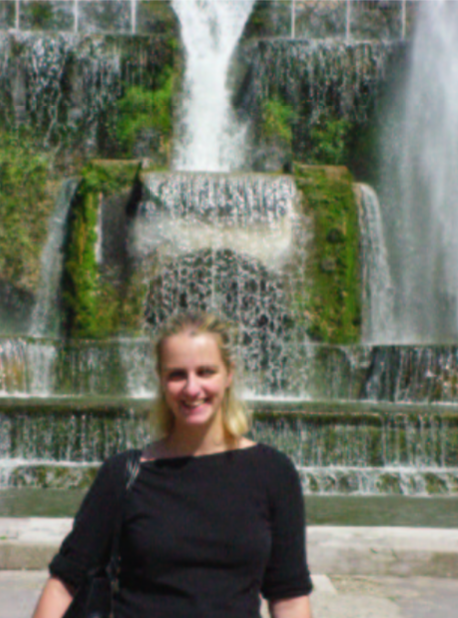
#> input picture photo.png, 458 x 618 px
$ jupyter execute InpaintingNotebook2.ipynb
#> lines starting #> are read from the running program, lines starting #| are printed output that depends on the picture; after the words box and inside, x2 and y2 are one past the last pixel; in counts of white or black regions, pixels touching at a corner belong together
[cell 1]
import cv2
import numpy as np
import matplotlib.pyplot as plt


image = cv2.imread("photo.png")
#> image is the input picture: shape (618, 458, 3); mean B, G, R 96.6, 110.3, 105.7

mask = cv2.imread("mask.png", cv2.IMREAD_GRAYSCALE)
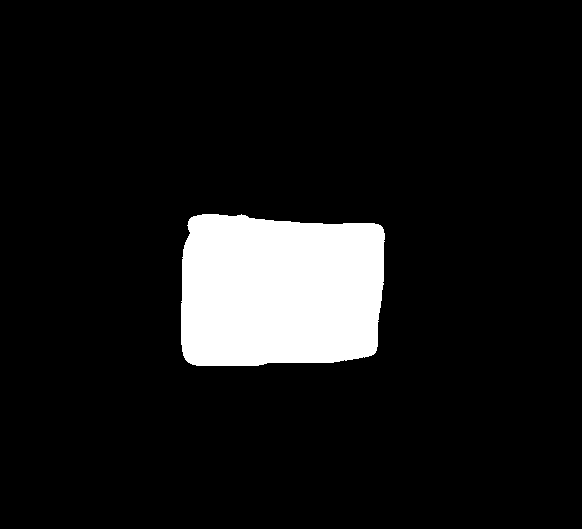
#> input picture mask.png, 582 x 529 px
#> mask: shape (529, 582); 9.2% white; 1 white region

contours, _ = cv2.findContours(mask, cv2.RETR_EXTERNAL, cv2.CHAIN_APPROX_SIMPLE)
#> contours = 1 contour; box (x1, y1, x2, y2) and area: (181, 214, 385, 366) 28056

copyimage = image.copy()

cv2.drawContours(copyimage, contours, -1, (255, 0, 255), -1)
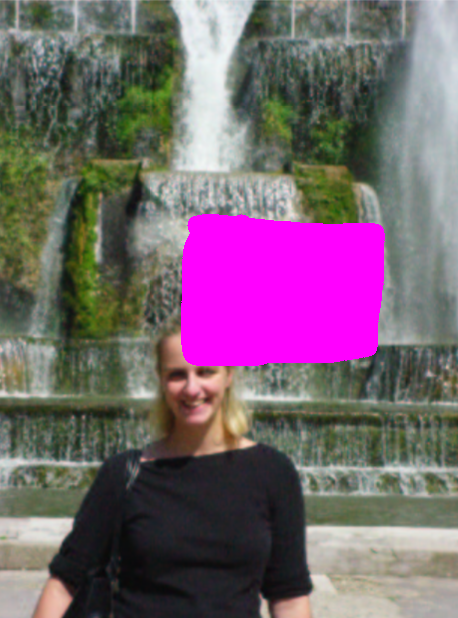
#> copyimage: shape (618, 458, 3); 10.03% of pixels changed, all inside (x1, y1, x2, y2) = (181, 214, 385, 366)

alpha = 0.4
image_with_fill = cv2.addWeighted(copyimage, alpha, image, 1 - alpha, 0)
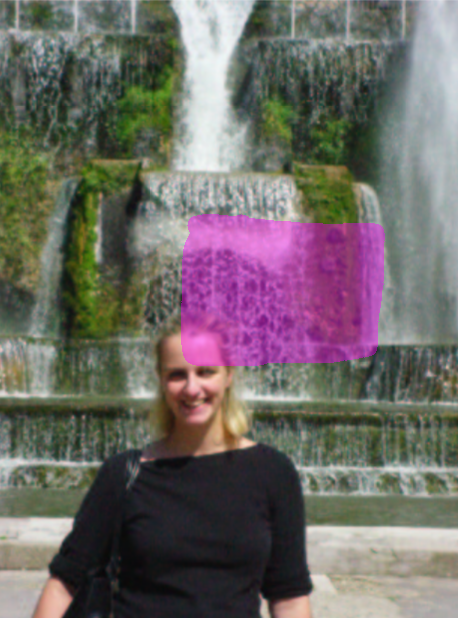
#> image_with_fill: shape (618, 458, 3); mean B, G, R 102.7, 105.3, 111.1

cv2.drawContours(image_with_fill, contours, -1, (255, 0, 255), 2)
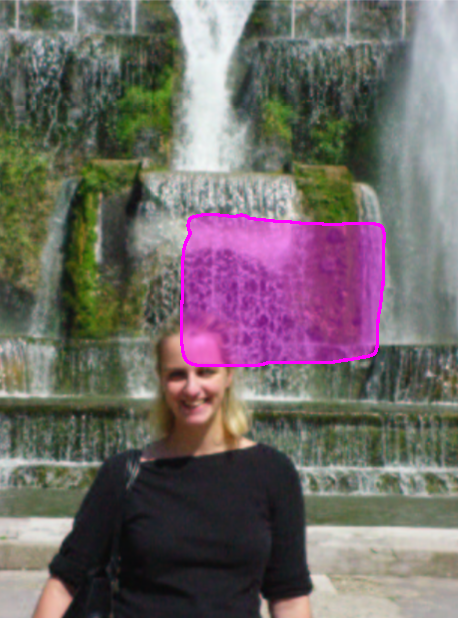
#> image_with_fill: shape (618, 458, 3); 0.74% of pixels changed, all inside (x1, y1, x2, y2) = (180, 213, 386, 367)

plt.imshow(cv2.cvtColor(image_with_fill, cv2.COLOR_BGR2RGB))
plt.title("Contour + Remplissage")
plt.axis("off")
plt.show()

[cell 2]
import cv2
import numpy as np
import matplotlib.pyplot as plt

image = cv2.imread("photo.png")
mask  = cv2.imread("mask.png", cv2.IMREAD_GRAYSCALE)  #blanc  =  aenlever , noir  a garder

_, mask = cv2.threshold(mask, 127, 255, cv2.THRESH_BINARY)

# on adapte le masque a l'image  (taille)
if (mask.shape[0] != image.shape[0]) or (mask.shape[1] != image.shape[1]):
    mask = cv2.resize(mask, (image.shape[1], image.shape[0]), interpolation=cv2.INTER_NEAREST)
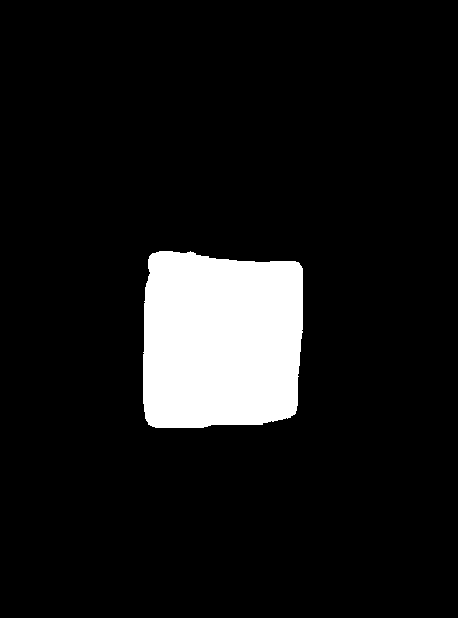
#> mask: shape (618, 458); 9.2% white; 1 white region

#findcontour du mask
contours, _ = cv2.findContours(mask, cv2.RETR_EXTERNAL, cv2.CHAIN_APPROX_SIMPLE)
#> contours = 1 contour; box (x1, y1, x2, y2) and area: (143, 251, 303, 428) 25780

#confiance C
# C = 1  partout C = 0 dans la zone blanche du masque (a remplir)
C = np.ones_like(mask, dtype=np.float32)
C[mask == 255] = 0.0

#priorité simplifiee
# On définit un patch autour de chaque point p du contour et on prend la moyenne de C dans ce patch
# (version débutante : D = 1, donc P(p) = C_moyenne_autour_de_p)
patch_radius = 9                        #a deter
h, w = mask.shape[:2]
#> h = 618; w = 458

# Pour visualiser : on va stocker P sur les points du contour
contour_xy = []     # liste des (x, y) des points du contour
P_values   = []     # liste des P(p) correspondants

for cnt in contours:
    for pt in cnt:
        x, y = int(pt[0][0]), int(pt[0][1])

        # bornes du patch (on clippe dans l'image)
        x0 = max(0, x - patch_radius)
        x1 = min(w, x + patch_radius + 1)
        y0 = max(0, y - patch_radius)
        y1 = min(h, y + patch_radius + 1)

        C_patch = C[y0:y1, x0:x1]
        C_avg = float(C_patch.mean())   # moyenne de confiance autour de p

        contour_xy.append((x, y))
        P_values.append(C_avg)
#> this loop made 1 pass
#> after the loop, P_values = 133 values, max 0.632 at index 101, min 0.388 at index 12, mean 0.503; contour_xy = 133 pairs, first value 143 to 302, second value 251 to 427

P_values = np.array(P_values, dtype=np.float32)  # déjà dans [0,1]


# Image + contour rose
img_contour = image.copy()
cv2.drawContours(img_contour, contours, -1, (255, 0, 255), 2)   # rose (BGR)
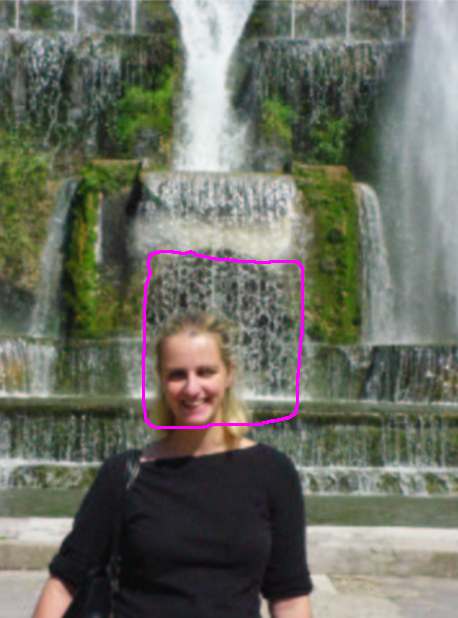
#> img_contour: shape (618, 458, 3); 0.7% of pixels changed, all inside (x1, y1, x2, y2) = (142, 250, 304, 429)

#Image + carte de priorités du contour
img_P = cv2.cvtColor(image, cv2.COLOR_BGR2RGB)  # pour affichage correct dans matplotlib
xs = [x for (x, y) in contour_xy]
#> xs = 133 values, max 302 at index 92, min 143 at index 27, mean 220.5
ys = [y for (x, y) in contour_xy]
#> ys = 133 values, max 427 at index 44, min 251 at index 0, mean 335.6

plt.figure(figsize=(14,5))

plt.subplot(1,2,1)
plt.imshow(cv2.cvtColor(img_contour, cv2.COLOR_BGR2RGB))
plt.title("Contour (rose) sur l'image")
plt.axis("off")

plt.subplot(1,2,2)
plt.imshow(img_P)
sc = plt.scatter(xs, ys, c=P_values, s=6, cmap='turbo')  # couleur = priorité P (0→1)
plt.colorbar(sc, fraction=0.046, pad=0.04, label="Priorité P (simplifiée = C)")
plt.title("Priorité P sur le contour (couleur)")
plt.axis("off")

plt.tight_layout()
plt.show()
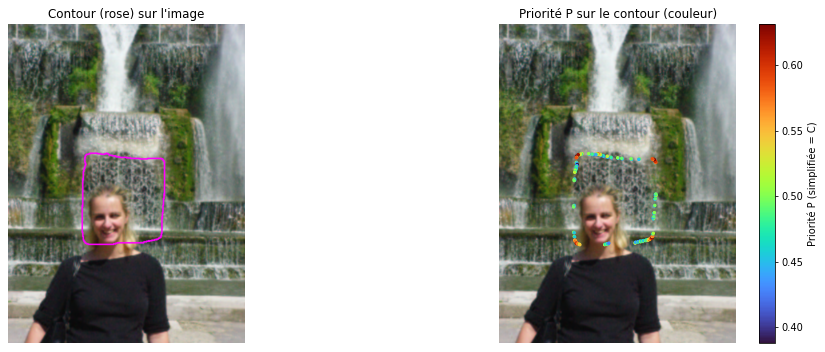
#> figure drawn by matplotlib, 3 panels

overlay = image.copy()
cv2.drawContours(overlay, contours, -1, (255, 0, 255), -1)   # remplir en rose
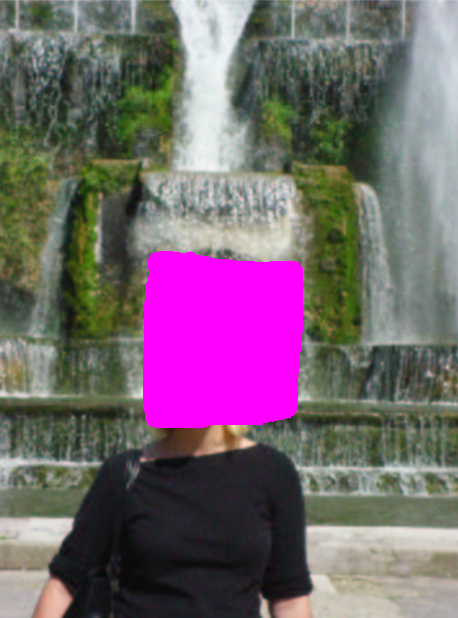
#> overlay: shape (618, 458, 3); 9.22% of pixels changed, all inside (x1, y1, x2, y2) = (143, 251, 303, 428)
alpha = 0.4
img_fill = cv2.addWeighted(overlay, alpha, image, 1 - alpha, 0)
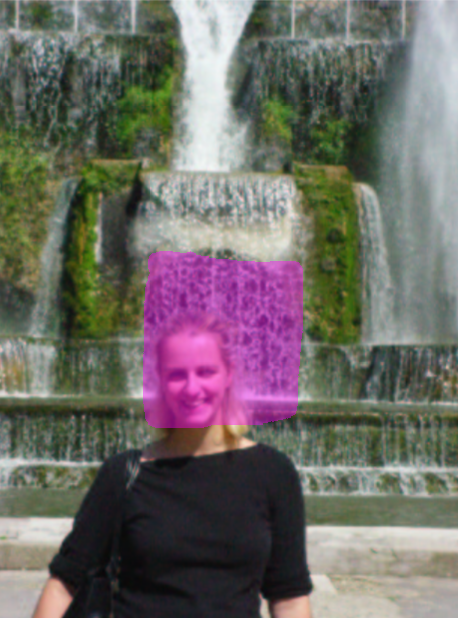
#> img_fill: shape (618, 458, 3); mean B, G, R 102.2, 105.9, 110.4
cv2.drawContours(img_fill, contours, -1, (255, 0, 255), 2)   # contour rose
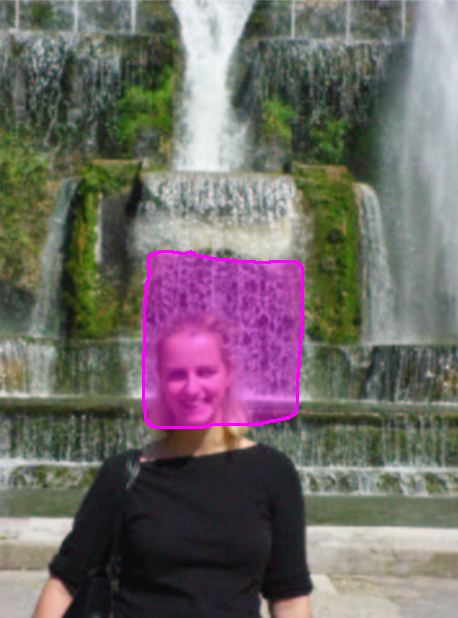
#> img_fill: shape (618, 458, 3); 0.7% of pixels changed, all inside (x1, y1, x2, y2) = (142, 250, 304, 429)

plt.imshow(cv2.cvtColor(img_fill, cv2.COLOR_BGR2RGB))
plt.title("Contour + remplissage rose transparent")
plt.axis("off")
plt.show()
